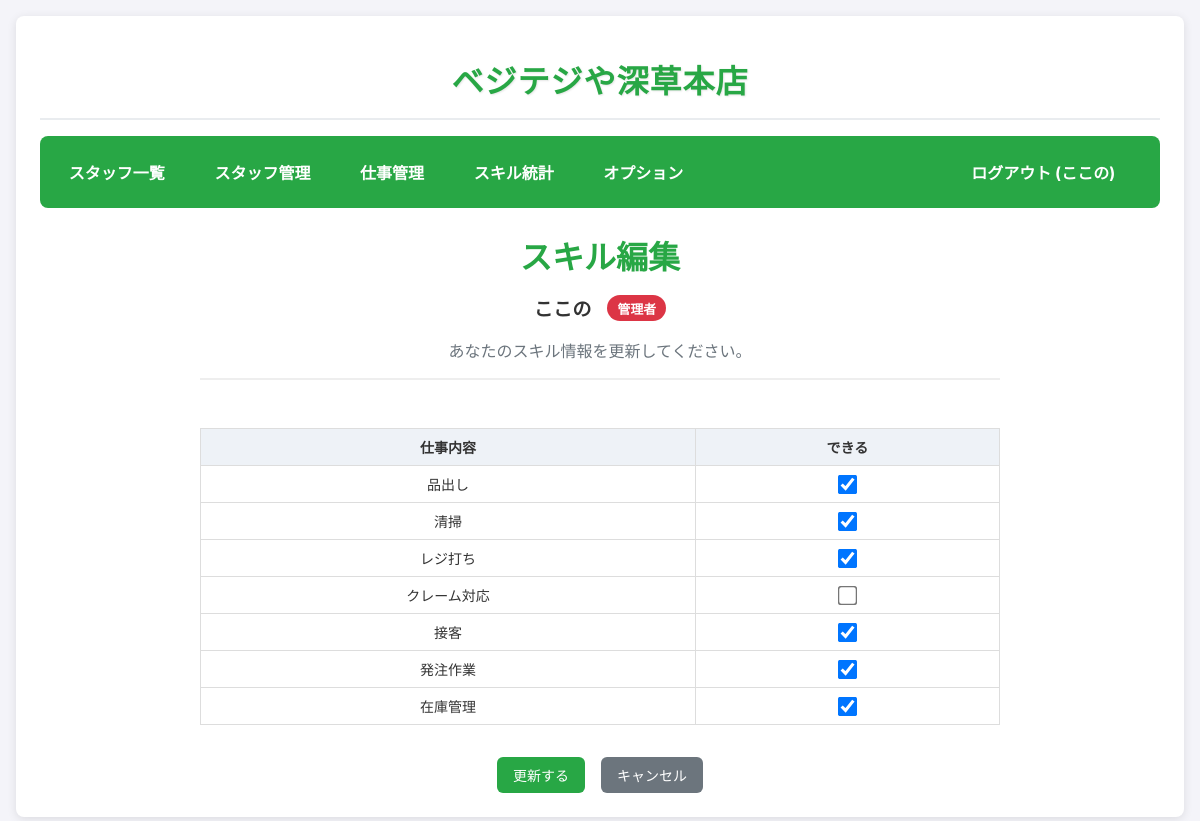
Page /my_skills (signed in) on the committed database.
### app.py (models this page shows, shortened)
class User(UserMixin, db.Model):
    id = db.Column(db.Integer, primary_key=True)
    username = db.Column(db.String(80), unique=True, nullable=False)
    password_hash = db.Column(db.String(255), nullable=False)
    role = db.Column(db.String(80), nullable=False, default='staff')
    is_first_login = db.Column(db.Boolean, default=True)
    order_index = db.Column(db.Integer, default=0)
    skills = db.relationship('UserSkill', backref='user', cascade="all, delete-orphan")

class UserSkill(db.Model):
    id = db.Column(db.Integer, primary_key=True)
    user_id = db.Column(db.Integer, db.ForeignKey('user.id'), nullable=False)
    task_id = db.Column(db.Integer, db.ForeignKey('task.id'), nullable=False)
    can_do = db.Column(db.Boolean, default=False)
    task = db.relationship('Task')

class Task(db.Model):
    id = db.Column(db.Integer, primary_key=True)
    name = db.Column(db.String(120), nullable=False, unique=True)
    order_index = db.Column(db.Integer, default=0)

### app.py (the view, shortened to what this page needs)
@app.route('/my_skills', methods=['GET', 'POST'])
@login_required
def my_skills():
    all_tasks = Task.query.order_by(Task.order_index, Task.id).all()
    existing_skills = {skill.task_id: skill for skill in current_user.skills}
    skills_to_edit = []
    for task in all_tasks:
        if task.id in existing_skills:
            skills_to_edit.append(existing_skills[task.id])
        else:
            skills_to_edit.append(UserSkill(user_id=current_user.id, task_id=task.id, can_do=False, task=task))
    return render_template('my_skills.html', user_to_edit=current_user, skills_to_edit=skills_to_edit)

### app.py (called while the page is built)
@login_manager.user_loader
def load_user(user_id):
    return User.query.get(int(user_id))

### templates/my_skills.html (shortened to what this page needs)
{% extends "base.html" %}
{% block content %}
  <div class="my-skills-container">
    <div class="user-header">
      <h1>スキル編集</h1>
      <div class="user-info">
        <span class="username">{{ user_to_edit.username }}</span>
        {% if user_to_edit.role == 'admin' %}
          <span class="role-badge admin">管理者</span>
        {% else %}
          <span class="role-badge staff">スタッフ</span>
        {% endif %}
      </div>
      <p class="description">あなたのスキル情報を更新してください。</p>
    </div>
    <form method="POST" class="skills-form">
      <div class="desktop-skills">
        <div class="table-container">
          <table>
            <thead>
              <tr>
                <th>仕事内容</th>
                <th>できる</th>
              </tr>
            </thead>
            <tbody>
              {% for skill in skills_to_edit %}
              <tr>
                <td>{{ skill.task.name }}</td>
                <td style="text-align: center;">
                  <input type="checkbox" name="task_{{ skill.task_id }}" id="desktop_task_{{ skill.task_id }}"
                         {% if skill.can_do %}checked{% endif %} class="skill-checkbox-desktop">
                </td>
              </tr>
              {% endfor %}
            </tbody>
          </table>
        </div>
      </div>
      <div class="form-actions">
        <input type="submit" value="更新する" class="btn btn-custom-primary">
        <a href="{{ url_for('dashboard') }}" class="btn btn-custom-secondary">キャンセル</a>
      </div>
    </form>
  </div>
{% endblock %}

### templates/base.html (shortened to what this page needs)
<!doctype html>
<html lang="ja">
  <head>
  </head>
  <body>
    <div class="container">
      {% if current_user.is_authenticated %}
      <div class="site-header">
        <h1 class="site-title">ベジテジや深草本店</h1>
      </div>
      {% endif %}
     <nav>
        {% if current_user.is_authenticated %}
          <div class="nav-left">
            <a href="{{ url_for('dashboard') }}">スタッフ一覧</a>
            {% if current_user.role == 'admin' %}
              <a href="{{ url_for('manage_users') }}">スタッフ管理</a>
              <a href="{{ url_for('manage_tasks') }}">仕事管理</a>
              <a href="{{ url_for('skill_stats') }}">スキル統計</a>
              <a href="{{ url_for('admin_settings') }}">オプション</a>
            {% endif %}
          </div>
          <div class="nav-right">
            <a href="{{ url_for('logout') }}">ログアウト ({{ current_user.username }})</a>
          </div>
        {% endif %}
      </nav>
      {% block content %}{% endblock %}
    </div>
  </body>
</html>

### templates/base.html (style rules this page uses)
body { font-family: -apple-system, BlinkMacSystemFont, 'Segoe UI', Roboto, sans-serif; margin: 0; padding: 1em; background-color: #f4f4f9; color: #333; font-size: 16px; }
.site-header { text-align: center; margin-bottom: 1em; padding: 1em 0; border-bottom: 2px solid #e9ecef; }
.site-title { margin: 0; color: #28a745; font-size: 2em; font-weight: bold; text-shadow: 1px 1px 2px rgba(0,0,0,0.1); letter-spacing: 1px; }
nav { background-color: #28a745; padding: 1em; border-radius: 8px; margin-bottom: 1.5em; display: flex; flex-wrap: wrap; align-items: center; justify-content: space-between; }
nav a { color: white !important; text-decoration: none; margin-right: 1em; font-weight: bold; padding: 0.5em 0.8em; border-radius: 4px; transition: background-color 0.2s; }
.nav-left { display: flex; flex-wrap: wrap; gap: 0.5em; }
.nav-right { margin-left: auto; }
.container { max-width: 1200px; margin: 0 auto; background: white; padding: 1.5em; border-radius: 8px; box-shadow: 0 2px 10px rgba(0,0,0,0.1); }
h1, h2 { color: #28a745; margin-top: 0; }
.table-container { overflow-x: auto; -webkit-overflow-scrolling: touch; }
table { width: 100%; border-collapse: collapse; margin-top: 1em; min-width: 600px; }
th, td { border: 1px solid #ddd; padding: 8px 12px; text-align: center; font-size: 14px; }
th { background-color: #eef2f7; position: sticky; top: 0; z-index: 10; }
.btn { padding: 12px 20px; background-color: #28a745; color: white; border: none; border-radius: 6px; cursor: pointer; text-decoration: none; display: inline-block; font-size: 16px; font-weight: 500; text-align: center; transition: background-color 0.2s; min-height: 44px; min-width: 44px; }

### templates/my_skills.html (style rules this page uses)
.my-skills-container { max-width: 800px; margin: 0 auto; }
.user-header { text-align: center; margin-bottom: 2em; padding-bottom: 1em; border-bottom: 2px solid #eee; }
.user-header h1 { margin-bottom: 0.5em; color: #28a745; }
.user-info { display: flex; align-items: center; justify-content: center; gap: 1em; margin-bottom: 1em; flex-wrap: wrap; }
.username { font-size: 1.2em; font-weight: bold; color: #333; }
.role-badge { padding: 0.3em 0.8em; border-radius: 15px; font-size: 0.8em; font-weight: bold; color: white; }
.role-badge.admin { background: #dc3545; }
.description { color: #6c757d; margin: 0; }
.desktop-skills { display: block; }
.skill-checkbox-desktop { transform: scale(1.5); cursor: pointer; }
.form-actions { display: flex; gap: 1em; margin-top: 2em; justify-content: center; flex-wrap: wrap; }
.btn-custom-primary { background-color: #28a745 !important; border-color: #28a745 !important; color: white !important; padding: 8px 16px !important; font-size: 14px !important; min-height: auto !important; }
.btn-custom-secondary { background-color: #6c757d !important; border-color: #6c757d !important; color: white !important; text-decoration: none !important; padding: 8px 16px !important; font-size: 14px !important; min-height: auto !important; }

### rows in the picture
User: username "ここの"
UserSkill: task.name "品出し", can_do "☑"
UserSkill: task.name "清掃", can_do "☑"
UserSkill: task.name "レジ打ち", can_do "☑"
UserSkill: task.name "クレーム対応"
UserSkill: task.name "接客", can_do "☑"
UserSkill: task.name "発注作業", can_do "☑"
UserSkill: task.name "在庫管理", can_do "☑"
